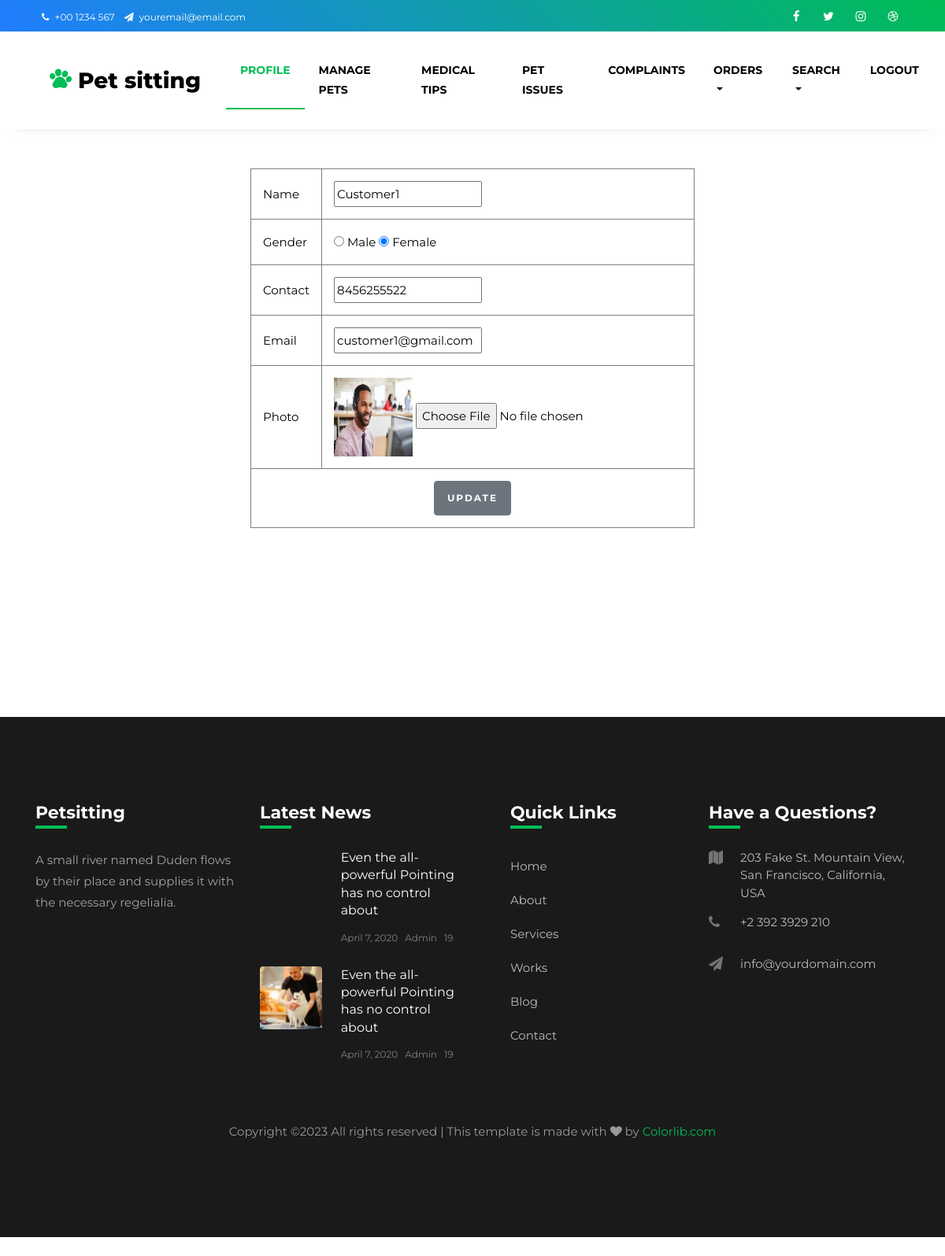
The page /petowner/editprofile/1/ on the database its author committed.
### Guest/models.py (models this page shows, shortened)
class Customer(models.Model):
    CustomerName=models.CharField(max_length=20,null=False)
    CustomerGender=models.CharField(max_length=20,null=False)
    CustomerContact=models.CharField(max_length=20,null=False)
    CustomerEmail=models.EmailField(max_length=20,null=False,unique=True)
    CustomerPlace=models.ForeignKey(Place,on_delete=models.SET_NULL,null=True)
    CustomerImage=models.FileField(upload_to='Uploads/PetOwnerPhotos/',null=True)
    CustomerUsername=models.CharField(max_length=20,null=False)
    CustomerPassword=models.CharField(max_length=20,null=False)

### PetOwner/views.py (the view)
# urls.py: path('editprofile/<int:pk>/',views.EditOwnerProfile,name="petowner-editprofile"),
def EditOwnerProfile(request,pk):
    select_owner=Customer.objects.get(id=pk)
    if request.method=='POST' or request.FILES:
        select_owner.CustomerName=request.POST.get("txtName")
        select_owner.CustomerGender=request.POST.get("rdbGender")
        select_owner.CustomerContact=request.POST.get("txtPhone")
        select_owner.CustomerEmail=request.POST.get("txtEmail")
        if request.FILES:
            select_owner.CustomerImage=request.FILES.get("photo")
        select_owner.save()
        return redirect('/petowner/viewdetails/')
    else:
        return render(request,'PetOwner/EditProfile.html',{'owner':select_owner})

### PetOwner/templates/PetOwner/EditProfile.html (shortened to what this page needs)
{%  extends 'Guest/HeaderOwner.html' %}
{% load static %}
{% block content %}
        <form action="" method="POST" enctype="multipart/form-data" >
    <table align="center" border=1 style="border-collapse: collapse;margin-top: 50px;" cellpadding=15>
        <tr>
            <td>Name</td>
            <td><input type="text" name="txtName" value={{owner.CustomerName}}></td>
        </tr>
        <tr>
            <td>Gender</td>
            <td>
                <input type="radio" name="rdbGender" value="Male" {% if owner.CustomerGender == 'Male' %} checked {% endif %}> Male
                <input type="radio" name="rdbGender" value="Female" {% if owner.CustomerGender == 'Female' %} checked {% endif %}> Female
            </td>
        </tr>
        <tr>
            <td>Contact</td>
            <td><input type="text" name="txtPhone" value={{owner.CustomerContact}}></td>
        </tr>
        <tr>
            <td>Email</td>
            <td><input type="email" name="txtEmail" value={{owner.CustomerEmail}}></td>
        </tr>
        <tr>
            <td>Photo</td>
            <td><img src="{{owner.CustomerImage.url}}" alt="" width="100" height="100"> <input type="file" name="photo"> </td>
        </tr>
        <tr>
            <td colspan="2" align="center"><input type="submit" name="btnSave" value="Update" class="btn btn-secondary"></td>
        </tr>
    </table>
        </form>
    <br><br><br><br><br><br><br><br>
        {%  include 'Guest/Footer.html' %}
        {% endblock %}

### rows shown on the page
Customer: txtName "Customer1", CustomerGender "☑", txtPhone "8456255522", txtEmail "customer1@gmail.com", CustomerImage (picture)
